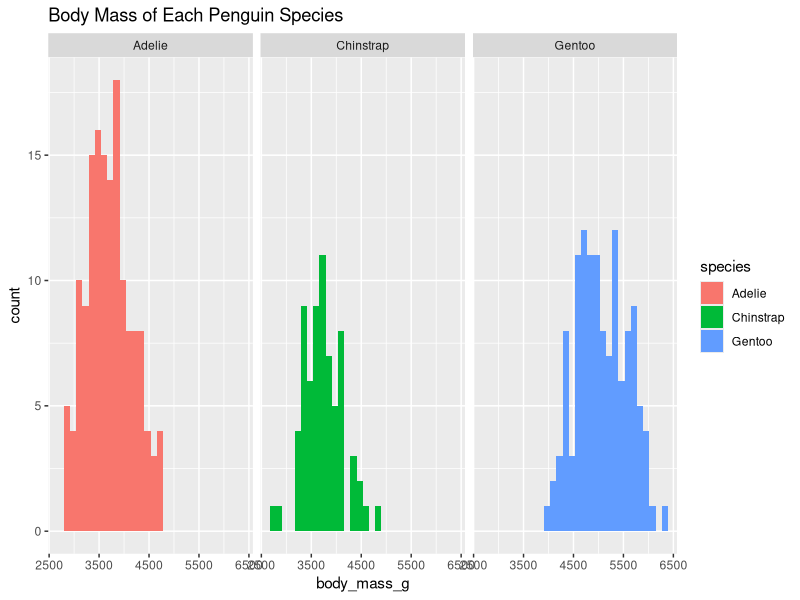

Source code (R):
## ---- chunk 1
knitr::opts_chunk$set(echo = TRUE)
library(tidyverse)
library(palmerpenguins)

## ---- chunk 2
ggplot(penguins, aes(x = body_mass_g)) +
  geom_histogram(aes(fill = species)) +
  facet_wrap(~species) +
  labs(title = "Body Mass of Each Penguin Species")
